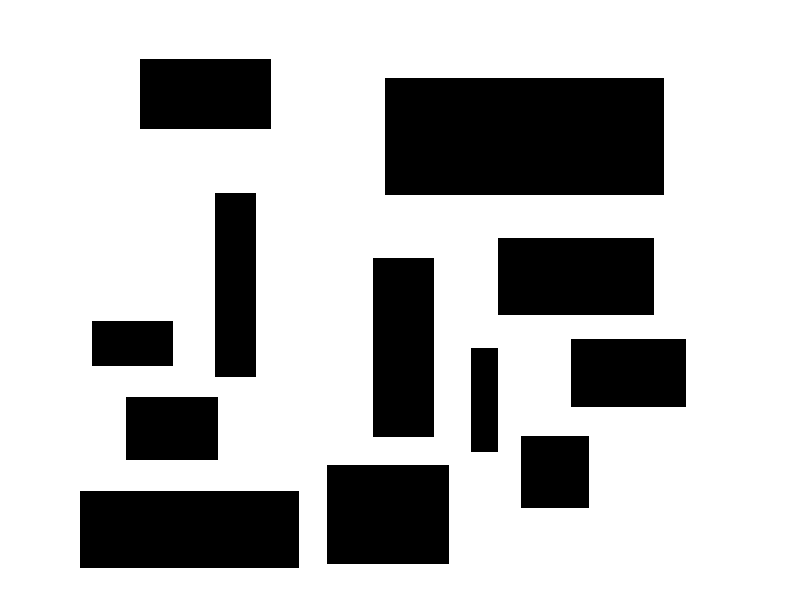
#> input picture maps/cspace.png, 799 x 600 px
$ python rrt.py
#> lines starting #> are read from the running program, lines starting #| are printed output that depends on the picture; after the words box and inside, x2 and y2 are one past the last pixel; in counts of white or black regions, pixels touching at a corner belong together
### readimage.py
from PIL import Image, ImageOps
import numpy as np
import matplotlib.pyplot as plt

def read_image(image):
#> called with image = 'maps/cspace.png'
    img = Image.open(image)
#> img is the input picture: PIL image 799x600 RGB; 73.7% white; 12 black regions, largest, box (x1, y1, x2, y2) and area: (385, 78, 664, 195) 32643, (80, 491, 299, 568) 16863, (327, 465, 449, 564) 12078

    img = ImageOps.grayscale(img)

    np_image = np.array(img)
    np_img = ~np_image
    np_image[np_img > 0] = 1
    #plt.set_cmap('binary')
    #plt.imshow(np_img)

    np.save('cspace.npy', np_img)

    #grid = np.load('cspace.npy')
    #plt.imshow(grid, cmap = 'binary')
    #plt.tight_layout()

### treeClass.py
import numpy as np
import math
import matplotlib.pyplot as plt
import random

class treeNode():
    def __init__(self, locationX, locationY):
        self.locationX = locationX
        self.locationY = locationY
        self.children = []
        self.parent = None

class tree():
    def __init__(self, start, goal, numIterations, grid, stepSize):
        self.randomTree = treeNode(start[0], start[1])      #root position
        self.goal = treeNode(goal[0], goal[1])              #goal position
        self.nearestNode = None                             #nearest node
        self.iterations = numIterations           #number of iterations
        self.grid = grid                                    #the map
        self.rho = stepSize                                 #lenght of each branch
        self.path_distance = 0                              #total path distance
        self.nearestDist = 10000                            #distance to nearest node
        self.numWaypoints = 0                               #number of waypoints
        self.Waypoints = []                                 #the waypoints

    #add the point to the nearest node and add goal when reached
    def addChild(self, locationX, locationY):
        if(locationX == self.goal.locationX):
            self.nearestNode.children.append(self.goal)
            self.goal.parent = self.nearestNode
        else:
            tempNode = treeNode(locationX,locationY)
            self.nearestNode.children.append(tempNode)
            tempNode.parent = self.nearestNode

    #sample a random point in the grid
    def sampleAPoint(self):
        x = random.randint(1, self.grid.shape[1])
        y = random.randint(1, self.grid.shape[0])
        point = np.array([x,y])
        return point

    #steer a distance stepsize from star to end location, return a candidate to be add into the tree
    def steerToPoint(self, locationStart, locationEnd):
        offset = self.rho*self.unitVector(locationStart, locationEnd)
        point = np.array([locationStart.locationX + offset[0], locationStart.locationY + offset[1]])
        if point[0] >= self.grid.shape[1]:
            point[0] = self.grid.shape[1]-1
        if point[0] <= 0:
            point[0] = 0+1
        if point[1] >= self.grid.shape[0]:
            point[1] = self.grid.shape[0]-1
        if point[1] <= 0:
            point[1] = 0+1
        return point

    #check if there is an obstacles between the start node and the candidate to be add into the tree
    def isInObstacle(self, locationStart, locationEnd):
        u_hat = self.unitVector(locationStart, locationEnd)
        testPoint = np.array([0.0, 0.0])
        for i in range(self.rho+1):
            testPoint[0] = min(locationStart.locationX + i*u_hat[0], self.grid.shape[1]-1)
            testPoint[1] = min(locationStart.locationY + i*u_hat[1], self.grid.shape[0]-1)
            if self.grid[math.floor(testPoint[1]), math.floor(testPoint[0])] != 0:
                return True
        return False

    def unitVector(self, locationStart, locationEnd):
        v = np.array([locationEnd[0] - locationStart.locationX, locationEnd[1] - locationStart.locationY])
        u_hat = v/np.linalg.norm(v)
        return u_hat

    #find the nearest node to a given unconnected point
    def findNearest(self, root, point):
        if not root:
            return
        dist = self.distance(root, point)
        if dist <= self.nearestDist:
            self.nearestNode = root
            self.nearestDist = dist
        for child in root.children:
            self.findNearest(child, point)
        pass

    #find euclidean distance between a node and an XY point
    def distance(self, node1, point):
        dist = np.sqrt((node1.locationX - point[0])**2 + (node1.locationY - point[1])**2)
        return dist

    #check if the goal has been reched within step size
    def goalFound(self, point):
        if self.distance(self.goal, point) <= self.rho:
            return True
        pass

    #reset nearestNode and nearest Distance
    def resetNearestValues(self):
        self.nearestNode = None
        self.nearestDist = 10000

    def retraceRRTPath(self, goal):
        if goal.locationX == self.randomTree.locationX:
            return
        self.numWaypoints += 1
        currentPoint = np.array([goal.locationX, goal.locationY])
        self.Waypoints.insert(0, currentPoint)
        self.path_distance += self.rho
        self.retraceRRTPath(goal.parent)
#end of class methods ------------------------------------------------------

### rrt.py
import numpy as np
import matplotlib.pyplot as plt
import treeClass as trC
import readimage as img

imagem = 'maps/cspace.png'
img.read_image(imagem)

grid = np.load('cspace.npy')

start = np.array([60.0, 100.0])
goal = np.array([700.0, 500.0])
numIterations = 1000
stepSize = 50
goalRegion = plt.Circle((goal[0], goal[1]), stepSize, color='b', fill = False)

fig = plt.figure("RRT Algorithm")
plt.imshow(grid, cmap = 'binary')
plt.plot(start[0], start[1], 'ro')
plt.plot(goal[0], goal[1], 'bo')
ax = fig.gca()
ax.add_patch(goalRegion)
plt.xlabel('X-axis $(m)$')
plt.ylabel('Y-axis $(m)$')

#Algoritmo RRT
rrt = trC.tree(start, goal, numIterations, grid, stepSize)
for i in range(rrt.iterations):
    rrt.resetNearestValues()
    print("iteration: ", i)
    #begin
    point = rrt.sampleAPoint()
    rrt.findNearest(rrt.randomTree, point)
    new = rrt.steerToPoint(rrt.nearestNode, point)
    bool = rrt.isInObstacle(rrt.nearestNode, new)
    if(bool == False):
        rrt.addChild(new[0], new[1])
        plt.pause(0.10)
        plt.plot([rrt.nearestNode.locationX, new[0]], [rrt.nearestNode.locationY, new[1]], 'go', linestyle = "--")
        if(rrt.goalFound(new)):
            rrt.addChild(goal[0], goal[1])
            print("Goal Found!")
            break
#> this loop made 307 passes
#> pass 1, `plt.pause(0.10)`:
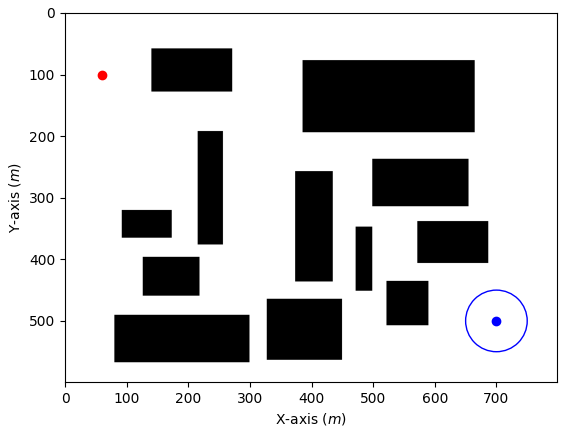
#> figure drawn by matplotlib, 1 panel

rrt.retraceRRTPath(rrt.goal)
rrt.Waypoints.insert(0,start)
print("Number of Waypoints:", rrt.numWaypoints)
print("Path Distance (m): ", rrt.path_distance)
print("Waypoints: ", rrt.Waypoints)

for i in range(len(rrt.Waypoints)-1):
    plt.plot([rrt.Waypoints[i][0], rrt.Waypoints[i+1][0]], [rrt.Waypoints[i][1], rrt.Waypoints[i+1][1]], 'ro', linestyle = '--')
    plt.pause(0.10)
#> this loop made 24 passes
#> pass 1, `plt.pause(0.10)`:
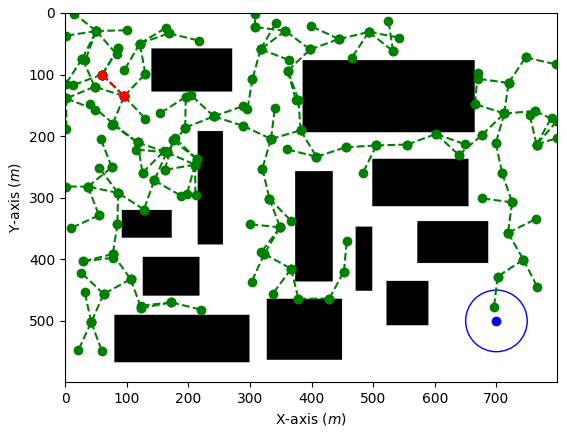
#> figure drawn by matplotlib, 1 panel

plt.show()
